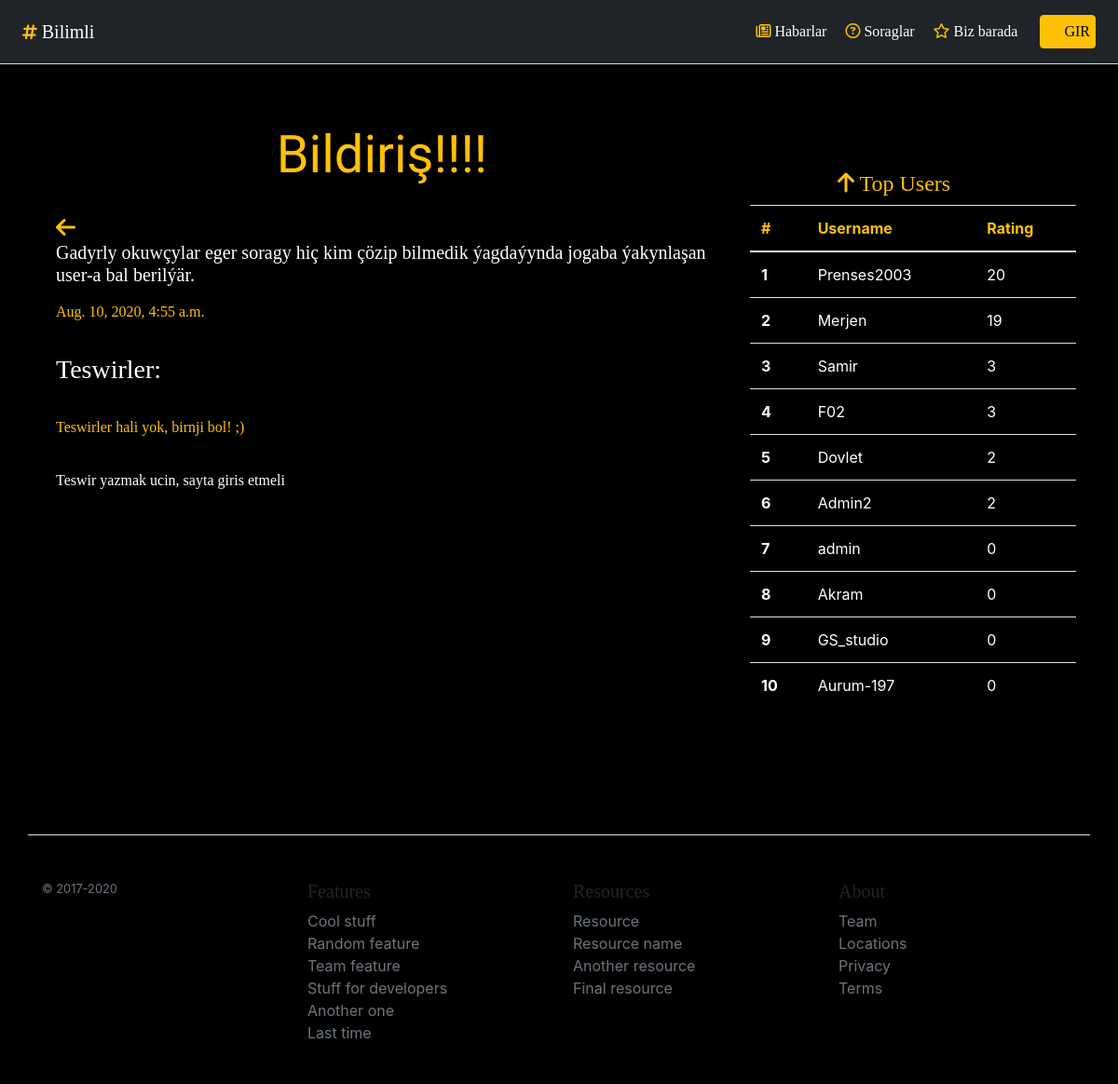
The page /articles/3 on the database its author committed.
### bilimli/apps/articles/models.py (models this page shows, shortened)
class Article(models.Model):
	title = models.CharField('Title', max_length = 100)
	text = models.TextField('Text')
	preview = models.CharField('Preview', max_length = 100)
	pub_date = models.DateTimeField('Publiced Date', auto_now_add = True)
	image = models.ImageField('Image', blank=True, null = True, upload_to = 'media')
	def was_published_recently(self):
		return self.pub_date >= (timezone.now() - datetime.timedelta(days = 7))

### bilimli/apps/accounts/models.py (models this page shows, shortened)
class Profile(models.Model):
	user = models.OneToOneField(User, on_delete = models.CASCADE)
	full_name = models.CharField('Full name', max_length=50, null = True, blank = True)
	welayat = models.CharField('Which welayat', null = True, blank = True,max_length=15)
	school = models.IntegerField('School №',default = 0)
	clasy = models.IntegerField('Class',null = True, blank = True)
	rating = models.IntegerField('Rating', default = 0)

### bilimli/apps/articles/views.py (the view)
# urls.py: path('<int:article_id>', views.detail, name = 'detail'),
def detail(request, article_id):
	a = Article.objects.get(id = article_id)
	top_users = Profile.objects.order_by('-rating')[:10]
	comment_list = a.comment_set.order_by('-pub_date')
	return render(request, 'articles/detail.html',{'a':a, 'comment_list':comment_list, 'top_users':top_users})

### bilimli/templates/articles/detail.html (shortened to what this page needs)
{% extends 'base.html' %}
{% block title %} {{a.title}} {% endblock %}
{% block content %}
<div class="container">
<a href="{% url 'articles:index' %}"><i class='fas fa-arrow-left' style='font-size:24px; color: #ffc107;'></i></a>
<br>
<h5> {{a.text | linebreaks}} </h5>
<p style="color: #ffc107;"> {{a.pub_date}} </p>
<hr>
<h3 class="text-white">Teswirler:</h3>
<hr>
	{% if comment_list %}
	{% for c in comment_list %}
		<div class="card">
			<div class="card-header bg-secondary text-white">{{c.user.username}}</div>
			<div class="card-body bg-dark">
			<p>{{c.text | linebreaks}}</p>
			<em class="text-white"> {{c.pub_date}} </em>
		</div>
		</div>
		<br>
	{% endfor %}
	{% else %}
	<p style=" color: #ffc107;">Teswirler hali yok, birnji bol! ;)</p>
	{% endif %}
<hr>
{% if user.is_authenticated %}
<form action="{% url 'articles:leave_comment' a.id %}" class="form-control bg-secondary text-white" method="POST">
	{% csrf_token %}
	<h4>{{user.username}}</h4>
	<textarea class="form-control bg-dark text-white" name="text"></textarea>
	<br>
	<button class="btn btn-outline-warning pl-2 pr-2" type="submit">Gos</button>
</form>
<br>
{% else %}
<p>Teswir yazmak ucin, sayta giris etmeli</p>
{% endif %}
</div>
<br>
<br>
{% endblock %}

### bilimli/templates/table.html (shortened to what this page needs)
  <div class="col-sm-4 mt-5 pt-5 ">
 		<h4 style="color: #ffc107; text-align: center;"><i class="fa fa-arrow-up" aria-hidden="true"></i>
                  Top Users   <i class='fa fa-users ' style='font-size:28px; color: black;'></i></h4>
 		<table class="table table-hover">
 			<thead>
 				<tr style="color: #ffc107;">
 					<th scope="col">#</th>
 					<th scope="col">Username</th>
 					<th scope="col">Rating</th>
 				</tr>
 			</thead>
 			<tbody>
 				{% for u in top_users %}
 				{% if user == u.user %}<tr style="background-color: #ffc107;color: black;">{%else%}
          <tr style="color: white;"> {% endif %}
 					<th scope="row"><script type="text/javascript">x+=1;document.write(x);</script></th>
 					<td><a style=" {% if user == u.user %} color: black; {% else %}color: white;{% endif %} text-decoration: none;" href="{% url 'profile' u.user.username %}">{{u.user.username}}</a></td>
 					<td>{{u.rating}}</td>
 				</tr>
 				{% endfor %}
 			</tbody>
 		</table>
 		</div>

### bilimli/templates/base.html (style rules this page uses)
p,h3,h4,h5,nav,btn,em { font-family: Alegreya Sans SC; }
p { color:white; }
i { color: #ffc107; }

### rows shown on the page
Article: title "Bildiriş!!!!", text "Gadyrly okuwçylar eger soragy hiç kim çözip bilmedik ýagdaýynda jogaba ýakynlaşan user-a bal berilýär.", pub_date "Aug. 10, 2020, 4:55 a.m."
Profile: user.username "Prenses2003", rating "20"
Profile: user.username "Merjen", rating "19"
Profile: user.username "Samir", rating "3"
Profile: user.username "F02", rating "3"
Profile: user.username "Dovlet", rating "2"
Profile: user.username "Admin2", rating "2"
Profile: user.username "admin", rating "0"
Profile: user.username "Akram", rating "0"
Profile: user.username "GS_studio", rating "0"
Profile: user.username "Aurum-197", rating "0"
